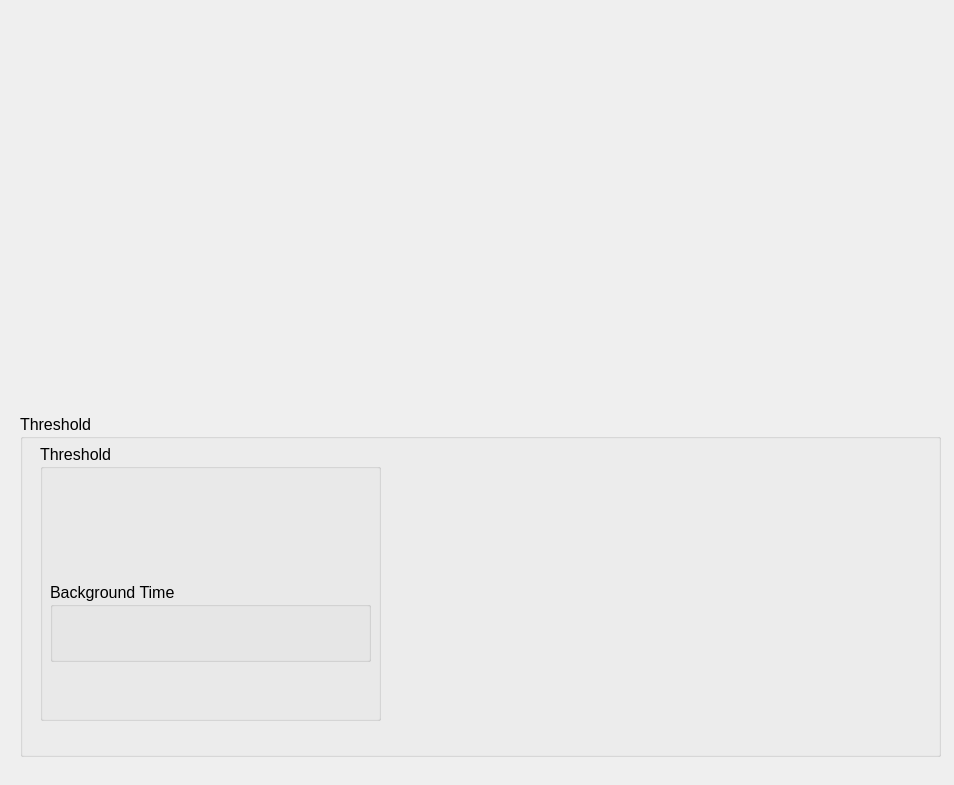
<?xml version="1.0" encoding="UTF-8"?>
<ui version="4.0">
 <class>MainWindow</class>
 <widget class="QMainWindow" name="MainWindow">
  <property name="geometry">
   <rect>
    <x>0</x>
    <y>0</y>
    <width>954</width>
    <height>785</height>
   </rect>
  </property>
  <property name="windowTitle">
   <string>MainWindow</string>
  </property>
  <widget class="QWidget" name="centralwidget">
   <widget class="QGroupBox" name="groupBox">
    <property name="geometry">
     <rect>
      <x>20</x>
      <y>414</y>
      <width>921</width>
      <height>343</height>
     </rect>
    </property>
    <property name="font">
     <font>
      <pointsize>12</pointsize>
     </font>
    </property>
    <property name="title">
     <string>Threshold</string>
    </property>
    <widget class="QGroupBox" name="groupBox_2">
     <property name="geometry">
      <rect>
       <x>20</x>
       <y>30</y>
       <width>341</width>
       <height>277</height>
      </rect>
     </property>
     <property name="title">
      <string>Threshold</string>
     </property>
     <widget class="QGroupBox" name="groupBox_3">
      <property name="geometry">
       <rect>
        <x>10</x>
        <y>138</y>
        <width>321</width>
        <height>80</height>
       </rect>
      </property>
      <property name="title">
       <string>Background Time</string>
      </property>
     </widget>
    </widget>
   </widget>
  </widget>
 </widget>
 <resources/>
 <connections/>
</ui>
